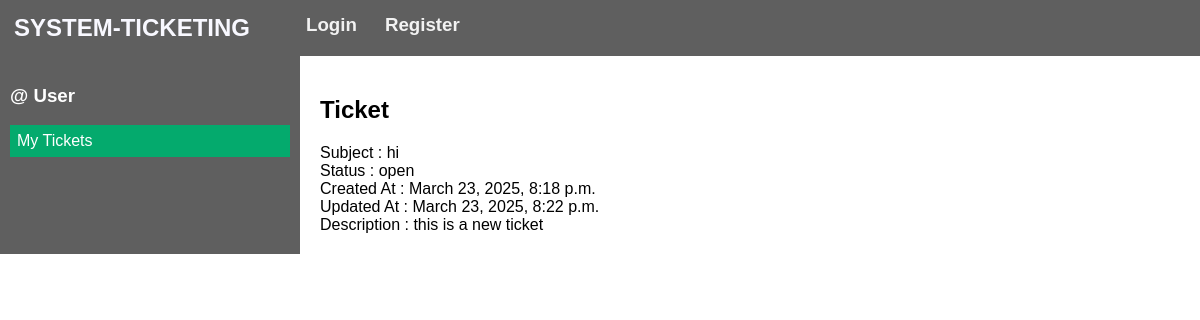
The app's page /ticket/4/view with its own data.
### tickets/models.py (models this page shows, shortened)
class Ticket(models.Model):
    STATUS = ('open', 'Open'), ('complete', 'Complete'), ('done', 'Done'), ('abandoned', 'Abandoned')
    ticketId    = models.AutoField(primary_key=True)
    subject     = models.CharField(max_length=200)
    description = models.TextField(null=True, blank=True)
    file        = models.FileField(upload_to='uploads/', null=True, blank=True)
    status      = models.CharField(max_length=50, default='Open', choices=STATUS)
    createdAt   = models.DateTimeField(auto_now_add=True)
    updatedAt   = models.DateTimeField(auto_now=True)
    user        = models.ForeignKey('auth.User', null=False, on_delete=models.CASCADE)
    comment     = models.TextField(null=True, blank=True)
    class Meta:
        ordering = ['-createdAt', '-updatedAt']

### tickets/views.py (the view)
# urls.py: path('ticket/<str:pk>/view',        views.viewTicket,       name='view_ticket'),
def viewTicket(request, pk):
    ticket = Ticket.objects.get(ticketId=pk)
    print(ticket.ticketId)
    return render(request, 'tickets/view_ticket.html', {'ticket': ticket})

### tickets/templates/tickets/view_ticket.html (shortened to what this page needs)
{% extends 'main.html' %}
{% block content %}
<div class="home-container">
    <div class="sidebar">
        {% if user.is_superuser %}
            <h3>Admin User</h3>
        {% else %}
            <h3>@{{ user.username }} User</h3>
        {% endif %}
        <a href="/tickets" class="active">My Tickets</a>
    </div>
    <div class="content">
        <h2>Ticket {{ticket.ticket_id}}</h2>
        Subject     : {{ticket.subject}}<br>
        Status      : {{ticket.status}}<br>
        Created At  : {{ticket.createdAt}}<br>
        Updated At  : {{ticket.updatedAt}}<br>
        Description : {{ticket.description}}
    </div>
</div>
{% endblock content %}

### templates/main.html (style rules this page uses)
body { font-family: Arial, sans-serif; margin: 0; padding: 0; }
.home-container { display: grid; grid-template-columns: 1fr 3fr; }
.sidebar { background-color: rgb(95, 95, 95); color: white; padding: 10px; }
.sidebar a { display: block; color: #f2f2f2; text-align: left; padding: 7px 7px; text-decoration: none; }
.sidebar a.active { background-color: #04AA6D; color: white; }
.content { padding: 20px; }

### records on screen
Ticket: subject "hi", status "open", createdAt "March 23, 2025, 8:18 p.m.", updatedAt "March 23, 2025, 8:22 p.m.", description "this is a new ticket"
